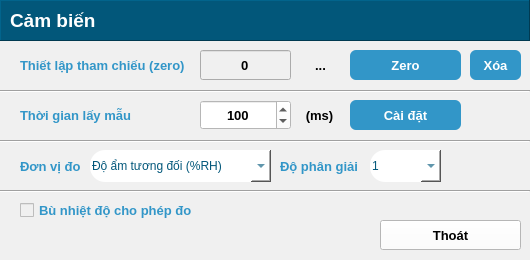
<?xml version="1.0" encoding="UTF-8"?>
<ui version="4.0">
 <class>FrmDeviceConfig</class>
 <widget class="QMainWindow" name="FrmDeviceConfig">
  <property name="geometry">
   <rect>
    <x>0</x>
    <y>0</y>
    <width>530</width>
    <height>260</height>
   </rect>
  </property>
  <property name="minimumSize">
   <size>
    <width>530</width>
    <height>260</height>
   </size>
  </property>
  <property name="maximumSize">
   <size>
    <width>530</width>
    <height>260</height>
   </size>
  </property>
  <property name="windowTitle">
   <string>MainWindow</string>
  </property>
  <property name="styleSheet">
   <string notr="true">background-color: rgb(240,240, 240);</string>
  </property>
  <widget class="QWidget" name="centralwidget">
   <widget class="QPushButton" name="pushButton_cancel">
    <property name="geometry">
     <rect>
      <x>380</x>
      <y>220</y>
      <width>141</width>
      <height>30</height>
     </rect>
    </property>
    <property name="font">
     <font>
      <pointsize>10</pointsize>
      <bold>true</bold>
     </font>
    </property>
    <property name="styleSheet">
     <string notr="true">background-color: rgb(255, 255, 255);</string>
    </property>
    <property name="text">
     <string>Thoát</string>
    </property>
   </widget>
   <widget class="Line" name="line">
    <property name="geometry">
     <rect>
      <x>0</x>
      <y>140</y>
      <width>530</width>
      <height>3</height>
     </rect>
    </property>
    <property name="orientation">
     <enum>Qt::Horizontal</enum>
    </property>
   </widget>
   <widget class="QLabel" name="label_11">
    <property name="geometry">
     <rect>
      <x>20</x>
      <y>105</y>
      <width>121</width>
      <height>20</height>
     </rect>
    </property>
    <property name="font">
     <font>
      <pointsize>10</pointsize>
      <bold>true</bold>
     </font>
    </property>
    <property name="styleSheet">
     <string notr="true">color: rgb(50, 150, 200);</string>
    </property>
    <property name="text">
     <string>Thời gian lấy mẫu</string>
    </property>
   </widget>
   <widget class="QSpinBox" name="spinBox_sampleTime">
    <property name="geometry">
     <rect>
      <x>200</x>
      <y>100</y>
      <width>91</width>
      <height>30</height>
     </rect>
    </property>
    <property name="font">
     <font>
      <pointsize>10</pointsize>
      <bold>true</bold>
     </font>
    </property>
    <property name="styleSheet">
     <string notr="true">background-color: rgb(255, 255, 255);</string>
    </property>
    <property name="alignment">
     <set>Qt::AlignCenter</set>
    </property>
    <property name="minimum">
     <number>1</number>
    </property>
    <property name="maximum">
     <number>65535</number>
    </property>
    <property name="value">
     <number>100</number>
    </property>
   </widget>
   <widget class="QToolButton" name="toolButton_setSampleTime">
    <property name="geometry">
     <rect>
      <x>350</x>
      <y>100</y>
      <width>111</width>
      <height>30</height>
     </rect>
    </property>
    <property name="font">
     <font>
      <pointsize>10</pointsize>
      <bold>true</bold>
     </font>
    </property>
    <property name="styleSheet">
     <string notr="true">QToolButton{
color: rgb(255, 255, 255);
background-color: rgb(50, 150, 200);
border: none;
border-style: outset;
border-width: 0px;
border-radius: 6px;
}
QToolButton:hover{
background-color: rgb(120, 210, 240);
color: rgb(255, 255, 255);
}</string>
    </property>
    <property name="text">
     <string>Cài đặt</string>
    </property>
    <property name="iconSize">
     <size>
      <width>50</width>
      <height>50</height>
     </size>
    </property>
    <property name="toolButtonStyle">
     <enum>Qt::ToolButtonTextOnly</enum>
    </property>
    <property name="autoRaise">
     <bool>true</bool>
    </property>
   </widget>
   <widget class="QLabel" name="label_zeroText">
    <property name="geometry">
     <rect>
      <x>20</x>
      <y>55</y>
      <width>175</width>
      <height>20</height>
     </rect>
    </property>
    <property name="font">
     <font>
      <pointsize>10</pointsize>
      <bold>true</bold>
     </font>
    </property>
    <property name="styleSheet">
     <string notr="true">color: rgb(50, 150, 200);</string>
    </property>
    <property name="text">
     <string>Thiết lập tham chiếu (zero)</string>
    </property>
   </widget>
   <widget class="QToolButton" name="toolButton_setZero">
    <property name="geometry">
     <rect>
      <x>350</x>
      <y>50</y>
      <width>111</width>
      <height>30</height>
     </rect>
    </property>
    <property name="font">
     <font>
      <pointsize>10</pointsize>
      <bold>true</bold>
     </font>
    </property>
    <property name="styleSheet">
     <string notr="true">QToolButton{
color: rgb(255, 255, 255);
background-color: rgb(50, 150, 200);
border: none;
border-style: outset;
border-width: 0px;
border-radius: 6px;
}
QToolButton:hover{
background-color: rgb(120, 210, 240);
color: rgb(255, 255, 255);
}</string>
    </property>
    <property name="text">
     <string>Zero</string>
    </property>
    <property name="iconSize">
     <size>
      <width>50</width>
      <height>50</height>
     </size>
    </property>
    <property name="toolButtonStyle">
     <enum>Qt::ToolButtonTextOnly</enum>
    </property>
    <property name="autoRaise">
     <bool>true</bool>
    </property>
   </widget>
   <widget class="QFrame" name="frame">
    <property name="geometry">
     <rect>
      <x>0</x>
      <y>0</y>
      <width>530</width>
      <height>41</height>
     </rect>
    </property>
    <property name="styleSheet">
     <string notr="true">background-color: rgb(2,87, 122);</string>
    </property>
    <property name="frameShape">
     <enum>QFrame::Panel</enum>
    </property>
    <property name="frameShadow">
     <enum>QFrame::Raised</enum>
    </property>
    <widget class="QLabel" name="label_Name">
     <property name="geometry">
      <rect>
       <x>10</x>
       <y>6</y>
       <width>431</width>
       <height>28</height>
      </rect>
     </property>
     <property name="font">
      <font>
       <family>Arial</family>
       <pointsize>14</pointsize>
       <bold>true</bold>
      </font>
     </property>
     <property name="styleSheet">
      <string notr="true">color: rgb(255, 255, 255);</string>
     </property>
     <property name="text">
      <string>Cảm biến</string>
     </property>
    </widget>
   </widget>
   <widget class="Line" name="line_2">
    <property name="geometry">
     <rect>
      <x>0</x>
      <y>90</y>
      <width>530</width>
      <height>3</height>
     </rect>
    </property>
    <property name="orientation">
     <enum>Qt::Horizontal</enum>
    </property>
   </widget>
   <widget class="QToolButton" name="toolButton_clearZero">
    <property name="geometry">
     <rect>
      <x>470</x>
      <y>50</y>
      <width>51</width>
      <height>30</height>
     </rect>
    </property>
    <property name="font">
     <font>
      <pointsize>10</pointsize>
      <bold>true</bold>
     </font>
    </property>
    <property name="styleSheet">
     <string notr="true">QToolButton{
color: rgb(255, 255, 255);
background-color: rgb(50, 150, 200);
border: none;
border-style: outset;
border-width: 0px;
border-radius: 6px;
}
QToolButton:hover{
background-color: rgb(120, 210, 240);
color: rgb(255, 255, 255);
}</string>
    </property>
    <property name="text">
     <string>Xóa</string>
    </property>
    <property name="iconSize">
     <size>
      <width>50</width>
      <height>50</height>
     </size>
    </property>
    <property name="toolButtonStyle">
     <enum>Qt::ToolButtonTextOnly</enum>
    </property>
    <property name="autoRaise">
     <bool>true</bool>
    </property>
   </widget>
   <widget class="QLabel" name="label_12">
    <property name="geometry">
     <rect>
      <x>280</x>
      <y>156</y>
      <width>81</width>
      <height>21</height>
     </rect>
    </property>
    <property name="font">
     <font>
      <pointsize>10</pointsize>
      <bold>true</bold>
     </font>
    </property>
    <property name="styleSheet">
     <string notr="true">color: rgb(50, 150, 200);</string>
    </property>
    <property name="text">
     <string>Độ phân giải</string>
    </property>
   </widget>
   <widget class="QComboBox" name="comboBox_unit">
    <property name="geometry">
     <rect>
      <x>90</x>
      <y>150</y>
      <width>181</width>
      <height>32</height>
     </rect>
    </property>
    <property name="font">
     <font>
      <pointsize>10</pointsize>
      <italic>true</italic>
      <bold>true</bold>
     </font>
    </property>
    <property name="layoutDirection">
     <enum>Qt::LeftToRight</enum>
    </property>
    <property name="styleSheet">
     <string notr="true">QComboBox{
color: rgb(2, 87, 122);
background-color: rgb(255, 255, 255);
border: none;
border-style: outset;
border-width: 0px;
border-top-left-radius: 15px;
border-bottom-left-radius: 15px;
}

QComboBox::drop-down{
width: 20;
}
QComboBox:hover{
background-color: rgb(25, 149, 173);
color: rgb(255, 255, 255);
}</string>
    </property>
    <property name="editable">
     <bool>true</bool>
    </property>
    <item>
     <property name="text">
      <string>Độ ẩm tương đối (%RH)</string>
     </property>
    </item>
    <item>
     <property name="text">
      <string>Độ ẩm tuyệt đối (g/m3)</string>
     </property>
    </item>
   </widget>
   <widget class="QComboBox" name="comboBox_resolution">
    <property name="geometry">
     <rect>
      <x>370</x>
      <y>150</y>
      <width>71</width>
      <height>32</height>
     </rect>
    </property>
    <property name="font">
     <font>
      <pointsize>10</pointsize>
      <italic>true</italic>
      <bold>true</bold>
     </font>
    </property>
    <property name="layoutDirection">
     <enum>Qt::LeftToRight</enum>
    </property>
    <property name="styleSheet">
     <string notr="true">QComboBox{
color: rgb(2, 87, 122);
background-color: rgb(255, 255, 255);
border: none;
border-style: outset;
border-width: 0px;
border-top-left-radius: 15px;
border-bottom-left-radius: 15px;
}
QComboBox::drop-down{
width: 20;
}
QComboBox:hover{
background-color: rgb(25, 149, 173);
color: rgb(255, 255, 255);
}</string>
    </property>
    <property name="editable">
     <bool>true</bool>
    </property>
    <item>
     <property name="text">
      <string>1</string>
     </property>
    </item>
    <item>
     <property name="text">
      <string>0.1</string>
     </property>
    </item>
    <item>
     <property name="text">
      <string>0.01</string>
     </property>
    </item>
    <item>
     <property name="text">
      <string>0.001</string>
     </property>
    </item>
   </widget>
   <widget class="QLabel" name="label_13">
    <property name="geometry">
     <rect>
      <x>20</x>
      <y>156</y>
      <width>61</width>
      <height>20</height>
     </rect>
    </property>
    <property name="font">
     <font>
      <pointsize>10</pointsize>
      <bold>true</bold>
     </font>
    </property>
    <property name="styleSheet">
     <string notr="true">color: rgb(50, 150, 200);</string>
    </property>
    <property name="text">
     <string>Đơn vị đo</string>
    </property>
   </widget>
   <widget class="Line" name="line_3">
    <property name="geometry">
     <rect>
      <x>0</x>
      <y>190</y>
      <width>530</width>
      <height>3</height>
     </rect>
    </property>
    <property name="orientation">
     <enum>Qt::Horizontal</enum>
    </property>
   </widget>
   <widget class="QLineEdit" name="lineEdit_Zero">
    <property name="geometry">
     <rect>
      <x>200</x>
      <y>50</y>
      <width>91</width>
      <height>30</height>
     </rect>
    </property>
    <property name="font">
     <font>
      <pointsize>10</pointsize>
      <bold>true</bold>
     </font>
    </property>
    <property name="text">
     <string>0</string>
    </property>
    <property name="alignment">
     <set>Qt::AlignCenter</set>
    </property>
   </widget>
   <widget class="QLabel" name="label_Unit">
    <property name="geometry">
     <rect>
      <x>296</x>
      <y>57</y>
      <width>49</width>
      <height>16</height>
     </rect>
    </property>
    <property name="font">
     <font>
      <pointsize>10</pointsize>
      <bold>true</bold>
     </font>
    </property>
    <property name="text">
     <string>...</string>
    </property>
    <property name="alignment">
     <set>Qt::AlignCenter</set>
    </property>
   </widget>
   <widget class="QLabel" name="label_Unit_2">
    <property name="geometry">
     <rect>
      <x>295</x>
      <y>107</y>
      <width>49</width>
      <height>16</height>
     </rect>
    </property>
    <property name="font">
     <font>
      <pointsize>10</pointsize>
      <bold>true</bold>
     </font>
    </property>
    <property name="text">
     <string>(ms)</string>
    </property>
    <property name="alignment">
     <set>Qt::AlignCenter</set>
    </property>
   </widget>
   <widget class="QCheckBox" name="checkBox_tempCompensation">
    <property name="geometry">
     <rect>
      <x>20</x>
      <y>200</y>
      <width>191</width>
      <height>20</height>
     </rect>
    </property>
    <property name="font">
     <font>
      <pointsize>10</pointsize>
      <bold>true</bold>
     </font>
    </property>
    <property name="styleSheet">
     <string notr="true">color: rgb(50, 150, 200);</string>
    </property>
    <property name="text">
     <string>Bù nhiệt độ cho phép đo</string>
    </property>
   </widget>
  </widget>
 </widget>
 <resources/>
 <connections/>
</ui>
